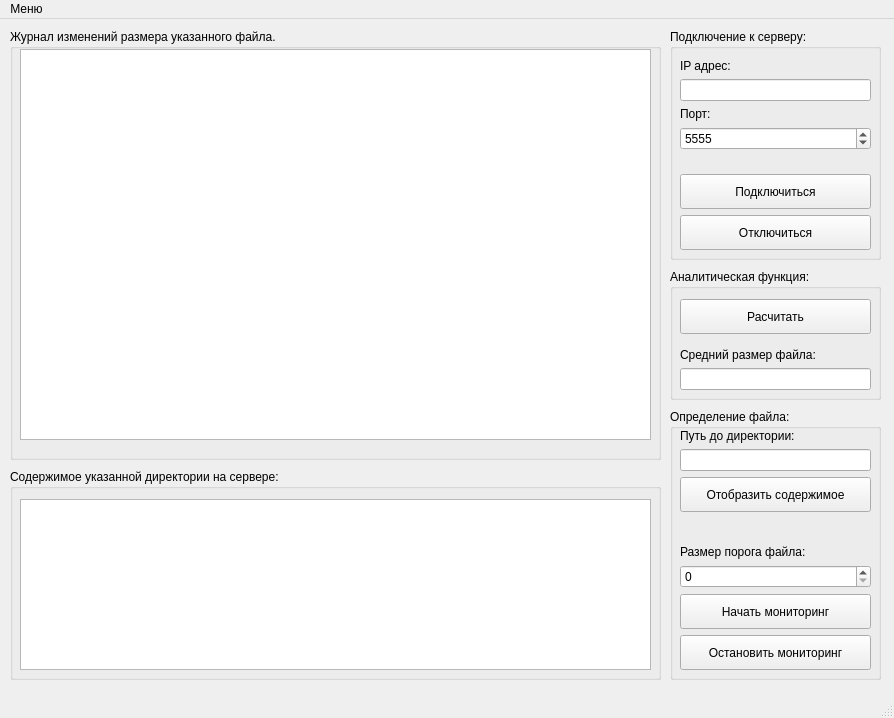
<?xml version="1.0" encoding="UTF-8"?>
<ui version="4.0">
 <class>MainWindow</class>
 <widget class="QMainWindow" name="MainWindow">
  <property name="geometry">
   <rect>
    <x>0</x>
    <y>0</y>
    <width>894</width>
    <height>718</height>
   </rect>
  </property>
  <property name="minimumSize">
   <size>
    <width>894</width>
    <height>718</height>
   </size>
  </property>
  <property name="maximumSize">
   <size>
    <width>894</width>
    <height>718</height>
   </size>
  </property>
  <property name="acceptDrops">
   <bool>true</bool>
  </property>
  <property name="windowTitle">
   <string>Клиент</string>
  </property>
  <widget class="QWidget" name="centralwidget">
   <widget class="QGroupBox" name="groupBox">
    <property name="geometry">
     <rect>
      <x>10</x>
      <y>10</y>
      <width>651</width>
      <height>431</height>
     </rect>
    </property>
    <property name="title">
     <string>Журнал изменений размера указанного файла.</string>
    </property>
    <widget class="QTableWidget" name="tableWidget">
     <property name="geometry">
      <rect>
       <x>10</x>
       <y>20</y>
       <width>631</width>
       <height>391</height>
      </rect>
     </property>
     <property name="columnCount">
      <number>0</number>
     </property>
    </widget>
   </widget>
   <widget class="QGroupBox" name="groupBox_3">
    <property name="geometry">
     <rect>
      <x>670</x>
      <y>10</y>
      <width>211</width>
      <height>231</height>
     </rect>
    </property>
    <property name="title">
     <string>Подключение к серверу:</string>
    </property>
    <widget class="QWidget" name="gridLayoutWidget_2">
     <property name="geometry">
      <rect>
       <x>10</x>
       <y>30</y>
       <width>191</width>
       <height>191</height>
      </rect>
     </property>
     <layout class="QGridLayout" name="gridLayout_2">
      <item row="1" column="0">
       <widget class="QLineEdit" name="Ip_Addr">
        <property name="text">
         <string/>
        </property>
       </widget>
      </item>
      <item row="5" column="0">
       <widget class="QPushButton" name="Connect_Button">
        <property name="minimumSize">
         <size>
          <width>0</width>
          <height>35</height>
         </size>
        </property>
        <property name="text">
         <string>Подключиться</string>
        </property>
       </widget>
      </item>
      <item row="2" column="0">
       <widget class="QLabel" name="label_3">
        <property name="text">
         <string>Порт:</string>
        </property>
       </widget>
      </item>
      <item row="0" column="0">
       <widget class="QLabel" name="label_2">
        <property name="text">
         <string>IP адрес:</string>
        </property>
       </widget>
      </item>
      <item row="6" column="0">
       <widget class="QPushButton" name="Disconnect_Button">
        <property name="minimumSize">
         <size>
          <width>0</width>
          <height>35</height>
         </size>
        </property>
        <property name="text">
         <string>Отключиться</string>
        </property>
       </widget>
      </item>
      <item row="4" column="0">
       <spacer name="verticalSpacer_2">
        <property name="orientation">
         <enum>Qt::Vertical</enum>
        </property>
        <property name="sizeHint" stdset="0">
         <size>
          <width>20</width>
          <height>40</height>
         </size>
        </property>
       </spacer>
      </item>
      <item row="3" column="0">
       <widget class="QSpinBox" name="PortNumber">
        <property name="maximum">
         <number>65535</number>
        </property>
        <property name="value">
         <number>5555</number>
        </property>
       </widget>
      </item>
     </layout>
    </widget>
   </widget>
   <widget class="QGroupBox" name="groupBox_2">
    <property name="geometry">
     <rect>
      <x>670</x>
      <y>250</y>
      <width>211</width>
      <height>131</height>
     </rect>
    </property>
    <property name="title">
     <string>Аналитическая функция:</string>
    </property>
    <widget class="QWidget" name="gridLayoutWidget">
     <property name="geometry">
      <rect>
       <x>10</x>
       <y>30</y>
       <width>191</width>
       <height>91</height>
      </rect>
     </property>
     <layout class="QGridLayout" name="gridLayout">
      <item row="4" column="0">
       <widget class="QLineEdit" name="lineEdit">
        <property name="readOnly">
         <bool>true</bool>
        </property>
       </widget>
      </item>
      <item row="1" column="0" rowspan="2">
       <spacer name="verticalSpacer">
        <property name="orientation">
         <enum>Qt::Vertical</enum>
        </property>
        <property name="sizeHint" stdset="0">
         <size>
          <width>20</width>
          <height>40</height>
         </size>
        </property>
       </spacer>
      </item>
      <item row="3" column="0">
       <widget class="QLabel" name="label">
        <property name="text">
         <string>Средний размер файла:</string>
        </property>
       </widget>
      </item>
      <item row="0" column="0">
       <widget class="QPushButton" name="pushButton">
        <property name="minimumSize">
         <size>
          <width>0</width>
          <height>35</height>
         </size>
        </property>
        <property name="text">
         <string>Расчитать</string>
        </property>
       </widget>
      </item>
     </layout>
    </widget>
   </widget>
   <widget class="QGroupBox" name="groupBox_6">
    <property name="geometry">
     <rect>
      <x>10</x>
      <y>450</y>
      <width>651</width>
      <height>211</height>
     </rect>
    </property>
    <property name="title">
     <string>Содержимое указанной директории на сервере:</string>
    </property>
    <widget class="QListWidget" name="FilesList">
     <property name="geometry">
      <rect>
       <x>10</x>
       <y>30</y>
       <width>631</width>
       <height>171</height>
      </rect>
     </property>
    </widget>
   </widget>
   <widget class="QGroupBox" name="groupBox_7">
    <property name="geometry">
     <rect>
      <x>670</x>
      <y>390</y>
      <width>211</width>
      <height>271</height>
     </rect>
    </property>
    <property name="title">
     <string>Определение файла:</string>
    </property>
    <widget class="QWidget" name="gridLayoutWidget_4">
     <property name="geometry">
      <rect>
       <x>10</x>
       <y>20</y>
       <width>191</width>
       <height>241</height>
      </rect>
     </property>
     <layout class="QGridLayout" name="gridLayout_4">
      <item row="2" column="0">
       <widget class="QPushButton" name="FindFileButton">
        <property name="minimumSize">
         <size>
          <width>0</width>
          <height>35</height>
         </size>
        </property>
        <property name="text">
         <string>Отобразить содержимое</string>
        </property>
       </widget>
      </item>
      <item row="0" column="0">
       <widget class="QLabel" name="label_5">
        <property name="text">
         <string>Путь до директории:</string>
        </property>
       </widget>
      </item>
      <item row="4" column="0">
       <widget class="QLabel" name="label_4">
        <property name="text">
         <string>Размер порога файла:</string>
        </property>
       </widget>
      </item>
      <item row="7" column="0">
       <widget class="QPushButton" name="pushButton_2">
        <property name="minimumSize">
         <size>
          <width>0</width>
          <height>35</height>
         </size>
        </property>
        <property name="text">
         <string>Остановить мониторинг</string>
        </property>
       </widget>
      </item>
      <item row="1" column="0">
       <widget class="QLineEdit" name="FindDirectoryEdit">
        <property name="readOnly">
         <bool>false</bool>
        </property>
       </widget>
      </item>
      <item row="3" column="0">
       <spacer name="verticalSpacer_4">
        <property name="orientation">
         <enum>Qt::Vertical</enum>
        </property>
        <property name="sizeHint" stdset="0">
         <size>
          <width>20</width>
          <height>40</height>
         </size>
        </property>
       </spacer>
      </item>
      <item row="6" column="0">
       <widget class="QPushButton" name="StartMonitoringButton">
        <property name="minimumSize">
         <size>
          <width>0</width>
          <height>35</height>
         </size>
        </property>
        <property name="text">
         <string>Начать мониторинг</string>
        </property>
       </widget>
      </item>
      <item row="5" column="0">
       <widget class="QSpinBox" name="lineEdit_3">
        <property name="maximum">
         <number>999999999</number>
        </property>
       </widget>
      </item>
     </layout>
    </widget>
   </widget>
  </widget>
  <widget class="QMenuBar" name="menubar">
   <property name="geometry">
    <rect>
     <x>0</x>
     <y>0</y>
     <width>894</width>
     <height>21</height>
    </rect>
   </property>
   <widget class="QMenu" name="menu">
    <property name="title">
     <string>Меню</string>
    </property>
    <widget class="QMenu" name="menu_2">
     <property name="title">
      <string>Работа с БД</string>
     </property>
     <addaction name="action_4"/>
     <addaction name="action_5"/>
    </widget>
    <addaction name="menu_2"/>
    <addaction name="separator"/>
    <addaction name="action_6"/>
   </widget>
   <addaction name="menu"/>
  </widget>
  <widget class="QStatusBar" name="statusbar"/>
  <action name="action_4">
   <property name="text">
    <string>Создать и подключить БД</string>
   </property>
  </action>
  <action name="action_5">
   <property name="text">
    <string>Подключить БД</string>
   </property>
  </action>
  <action name="action_6">
   <property name="text">
    <string>Сохранить Отчет .xlsx</string>
   </property>
  </action>
  <action name="action">
   <property name="text">
    <string>Оичстить журнал</string>
   </property>
  </action>
 </widget>
 <resources/>
 <connections/>
</ui>
